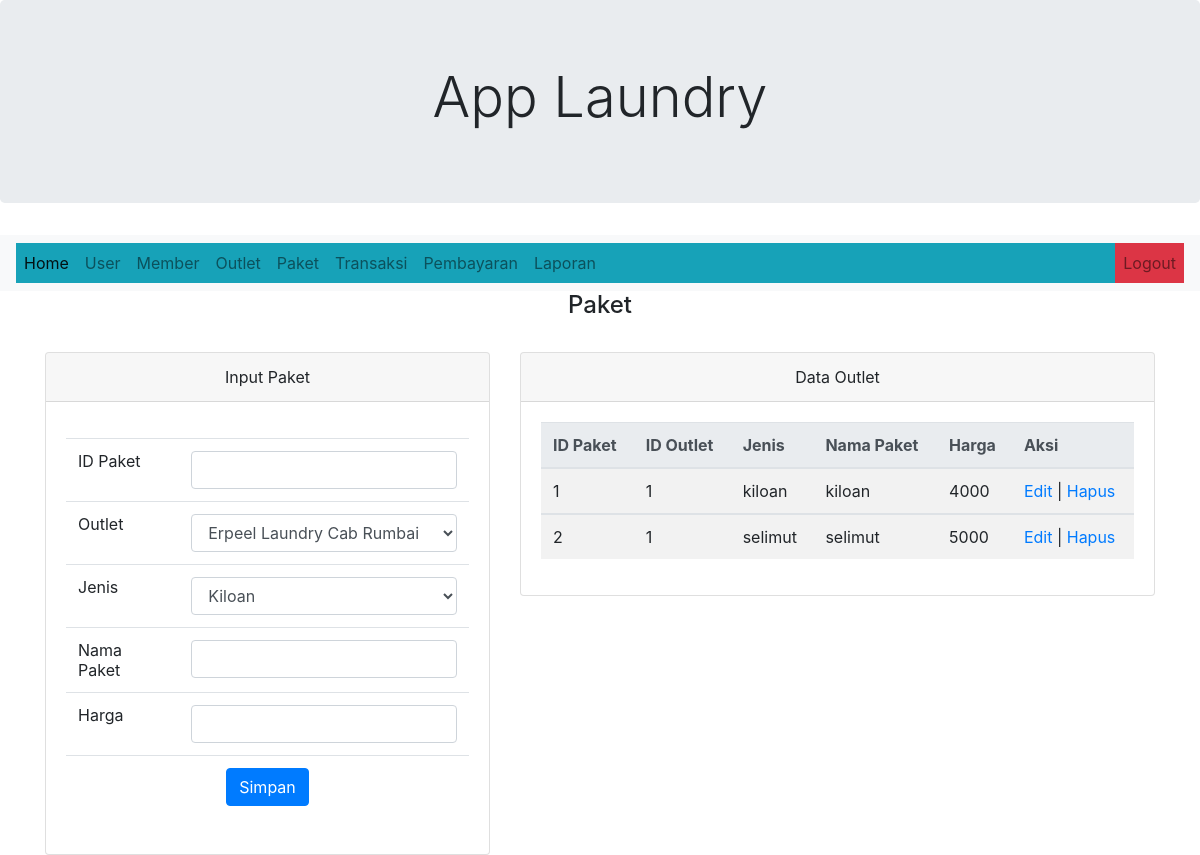
Page /admin.php?halaman=paket (signed in) on the committed database.
### tables this page shows
CREATE TABLE `paket` (
  `id_paket` int(11) NOT NULL,
  `id_outlet` int(11) NOT NULL,
  `jenis` varchar(50) NOT NULL,
  `nama_paket` varchar(100) NOT NULL,
  `harga` int(11) NOT NULL
);

### function/config.php (called while the page is built, shortened)
<?php
class Database
{
    public $connect;
    public function __construct()
    {
        $this->connect = mysqli_connect("localhost", "root", "", "dblaundry");
    }
    function return_db()
    {
        return $this->connect;
    }
}

### function/class.outlet.php (called while the page is built, shortened)
<?php
include_once "config.php";
class Outlet
{
    protected $db;
    public function __construct()
    {
        $this->db = new Database;
        $this->db = $this->db->return_db();
    }
    public function tampil()
    {
        $query = $this->db->prepare("SELECT * FROM outlet");
        $query->execute();
        $hasil = $query->get_result();
        return $hasil;
    }
}

### function/class.paket.php (called while the page is built, shortened)
<?php
include_once "config.php";
class Paket
{
    protected $db;
    public function __construct()
    {
        $this->db = new Database;
        $this->db = $this->db->return_db();
    }
    public function tampil()
    {
        $query = $this->db->prepare("SELECT * FROM paket");
        $query->execute();
        $hasil = $query->get_result();
        return $hasil;
    }
}

### halaman/paket.php (the view, shortened to what this page needs)
<div class="container">
    <div class="col-md-16">
        <h4 align="center">Paket</h4>
        <br>
        <div class="row">
            <div class="col-sm-5">
                <div class="card">
                    <div class="card-header">
                        Input Paket
                    </div>
                    <div class="card-body">
                        <table class="table table-hover">
                            <tr>
                                <td>ID Paket</td>
                                <td><input type="text" name="id_paket" class="form-control"></td>
                            </tr>
                            <tr>
                                <td>Outlet</td>
                                <td><select name="id_outlet" class="form-control">
                                        <?php
                                        require_once "function/class.outlet.php";
                                        $outlet = new Outlet;
                                        $select = $outlet->tampil();
                                        foreach ($select as $data) {
                                            echo "<option value =$data[id_outlet]> $data[nama] </option>";
                                        }
                                        ?>
                                    </select></td>
                            </tr>
                            <tr>
                                <td>Jenis</td>
                                <td>
                                    <select name="jenis" class="form-control">
                                        <option value="kiloan">Kiloan</option>
                                    </select>
                                </td>
                            </tr>
                            <tr>
                                <td>Nama Paket</td>
                                <td><input type="text" name="nama_paket" class="form-control"></td>
                            </tr>
                            <tr>
                                <td>Harga</td>
                                <td><input type="number" min="1" name="harga" class="form-control"></td>
                            </tr>
                            <tr>
                                <td colspan="2" align="center"><button type="submit" class="btn btn-primary">Simpan</button></td>
                            </tr>
                        </table>
                    </div>
                </div>
            </div>
            <div class="col-sm-7">
                <div class="card">
                    <div class="card-header">
                        Data Outlet
                    </div>
                    <div class="card-body">
                        <table class="table table-striped">
                            <thead class="thead-light">
                                <tr>
                                    <th scope="col">ID Paket</th>
                                    <th scope="col">ID Outlet</th>
                                    <th scope="col">Jenis</th>
                                    <th scope="col">Nama Paket</th>
                                    <th scope="col">Harga</th>
                                    <th scope="col">Aksi</th>
                                </tr>
                            </thead>
                            <?php
                            require_once "function/class.paket.php";
                            $paket = new Paket();
                            $select = $paket->tampil();
                            foreach ($select as $data) {
                            ?>
                                <tbody>
                                    <tr>
                                        <td> <?php echo $data['id_paket'] ?> </td>
                                        <td> <?php echo $data['id_outlet'] ?> </td>
                                        <td> <?php echo $data['jenis'] ?> </td>
                                        <td> <?php echo $data['nama_paket'] ?> </td>
                                        <td> <?php echo $data['harga'] ?> </td>
                                        <td>
                                            <a href="admin.php?halaman=editpaket&id_paket=<?php echo $data['id_paket'] ?>"> Edit </a> |
                                            <a href="proses/proses.paket.php?id_paket=<?php echo $data['id_paket'] ?>&aksi=hapus"> Hapus </a>
                                        </td>
                                    </tr>
                                </tbody>
                            <?php } ?>
                        </table>
                    </div>
                </div>
            </div>
        </div>
    </div>
</div>

### rows in the picture
paket: id_paket "1", id_outlet "1", jenis "kiloan", nama_paket "kiloan", harga "4000"
paket: id_paket "2", id_outlet "1", jenis "selimut", nama_paket "selimut", harga "5000"

### other values in the picture
form field id_outlet "Erpeel Laundry Cab Rumbai"
